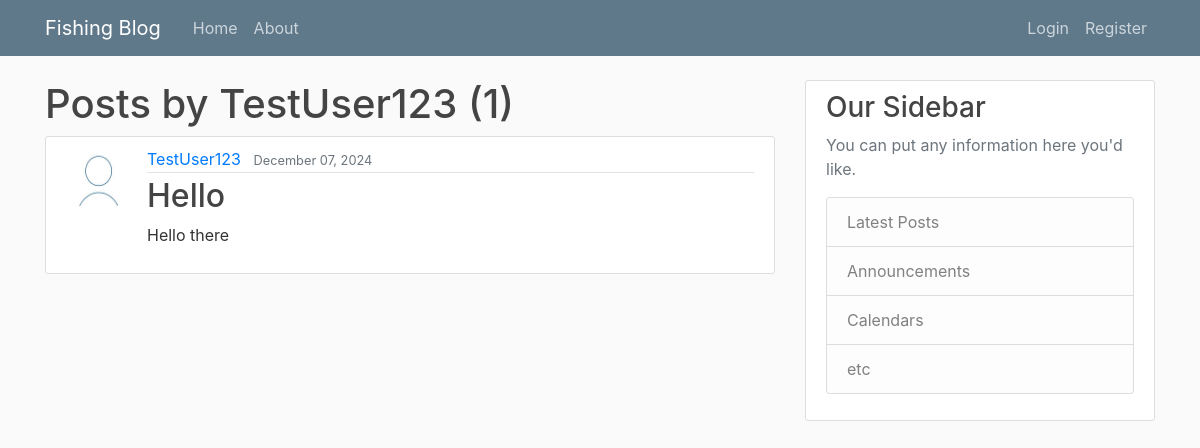
Screenshot of /user/TestUser123 with the database file from the repository.
### blog/models.py (models this page shows, shortened)
class Post(models.Model):
	title = models.CharField(max_length=100)
	content = models.TextField()
	photo = models.ImageField(default='null', upload_to='images/')
	date_posted = models.DateTimeField(default=timezone.now)
	author = models.ForeignKey(User, on_delete=models.CASCADE)

### users/models.py (models this page shows, shortened)
class Profile(models.Model):
	user = models.OneToOneField(User, on_delete=models.CASCADE)
	image = models.ImageField(default='default.jpg', upload_to='profile_pics')

### blog/views.py (the view)
# urls.py: path('user/<str:username>', UserPostListView.as_view(), name='user-posts'),
class UserPostListView(ListView):
	model = Post
	template_name = 'blog/user_posts.html'
	context_object_name = 'posts'
	paginate_by = 5
	def get_queryset(self):
		user = get_object_or_404(User, username=self.kwargs.get('username'))
		return Post.objects.filter(author=user).order_by('-date_posted')

### blog/templates/blog/user_posts.html (shortened to what this page needs)
{% extends "blog/base.html" %}
{% block content %}
<h1 class="mb=3">Posts by {{ view.kwargs.username }} ({{ page_obj.paginator.count }})</h1>
{% for post in posts %}
<article class="media content-section">
<img class="rounded-circle article-img" src="{{ post.author.profile.image.url }}">
  <div class="media-body">
    <div class="article-metadata">
      <a class="mr-2" href="{% url 'user-posts' post.author.username %}">{{ post.author }}</a>
      <small class="text-muted">{{ post.date_posted|date:"F d, Y" }}</small>
    </div>
    <h2><a class="article-title" href="{% url 'post-detail' post.id %}">{{ post.title }}</a></h2>
    <p class="article-content">{{ post.content }}</p>
  </div>
</article>
{% endfor %}
{% endblock content %}

### blog/static/blog/main.css (style rules this page uses)
body { background: #fafafa; color: #333333; margin-top: 5rem; }
h1, h2, h3, h4, h5, h6 { color: #444444; }
.content-section { background: #ffffff; padding: 10px 20px; border: 1px solid #dddddd; border-radius: 3px; margin-bottom: 20px; }
.article-title { color: #444444; }
.article-content { white-space: pre-line; }
.article-img { height: 65px; width: 65px; margin-right: 16px; }
.article-metadata { padding-bottom: 1px; margin-bottom: 4px; border-bottom: 1px solid #e3e3e3 }

### rows the page displays
Post: author.profile.image (placeholder picture), author "TestUser123", date_posted "December 07, 2024", title "Hello", content "Hello there"

### other values shown
{{ view.kwargs.username }} "TestUser123"
{{ page_obj.paginator.count }} "1"
